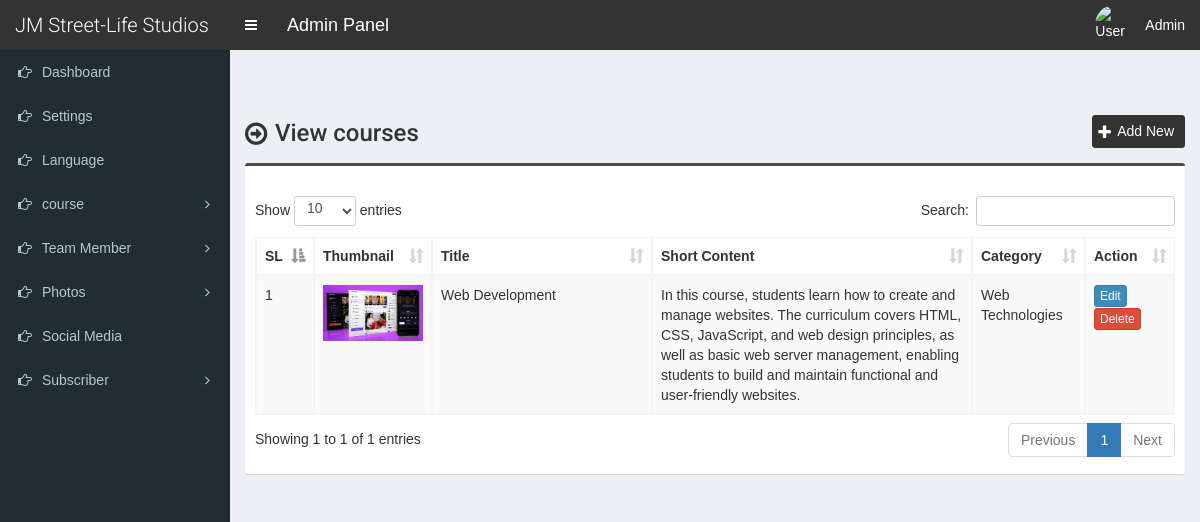
The page /admin/courses.php (signed in) on the database its author committed.
### tables this page shows
CREATE TABLE `tbl_settings` (
  `id` int(11) NOT NULL,
  `logo` varchar(255) NOT NULL,
  `favicon` varchar(255) NOT NULL,
  `footer_about` mediumtext NOT NULL,
  `footer_copyright` mediumtext NOT NULL,
  `contact_address` mediumtext NOT NULL,
  `contact_email` varchar(255) NOT NULL,
  `contact_phone` varchar(255) NOT NULL,
  `contact_fax` varchar(255) NOT NULL,
  `contact_map_iframe` mediumtext NOT NULL,
  `total_recent_news_footer` int(10) NOT NULL,
  `total_popular_news_footer` int(10) NOT NULL,
  `total_recent_news_sidebar` int(11) NOT NULL,
  `total_popular_news_sidebar` int(11) NOT NULL,
  `total_recent_news_home_page` int(11) NOT NULL,
  `meta_title_home` mediumtext NOT NULL,
  `meta_keyword_home` mediumtext NOT NULL,
  `meta_description_home` mediumtext NOT NULL,
  `home_title_service` varchar(255) NOT NULL,
  `home_subtitle_service` varchar(255) NOT NULL,
  `home_status_service` varchar(10) NOT NULL,
  `home_title_team_member` varchar(255) NOT NULL,
  `home_subtitle_team_member` varchar(255) NOT NULL,
  `home_status_team_member` varchar(10) NOT NULL,
  `home_title_testimonial` varchar(255) NOT NULL,
  `home_subtitle_testimonial` varchar(255) NOT NULL,
  `home_status_testimonial` varchar(10) NOT NULL,
  `home_photo_testimonial` varchar(255) NOT NULL,
  `home_title_news` varchar(255) NOT NULL,
  `home_subtitle_news` varchar(255) NOT NULL,
  `home_status_news` varchar(10) NOT NULL,
  `home_title_partner` varchar(255) NOT NULL,
  `home_subtitle_partner` varchar(255) NOT NULL,
  `home_status_partner` varchar(10) NOT NULL,
  `mod_rewrite` varchar(10) NOT NULL,
  `newsletter_title` varchar(255) NOT NULL,
  `newsletter_text` mediumtext NOT NULL,
  `newsletter_photo` varchar(255) NOT NULL,
  `newsletter_status` varchar(10) NOT NULL,
  `banner_search` varchar(255) NOT NULL,
  `banner_category` varchar(255) NOT NULL,
  `counter_1_title` varchar(255) NOT NULL,
  `counter_1_value` varchar(10) NOT NULL,
  `counter_2_title` varchar(255) NOT NULL,
  `counter_2_value` varchar(10) NOT NULL,
  `counter_3_title` varchar(255) NOT NULL,
  `counter_3_value` varchar(10) NOT NULL,
  `counter_4_title` varchar(255) NOT NULL,
  `counter_4_value` varchar(10) NOT NULL,
  `counter_photo` varchar(255) NOT NULL,
  `counter_status` varchar(10) NOT NULL,
  `color` varchar(10) NOT NULL,
  `preloader` varchar(3) NOT NULL,
  `active_editor` varchar(40) NOT NULL,
  `website_name` varchar(255) NOT NULL,
  `home_about_title` varchar(200) NOT NULL,
  `home_about_img` varchar(200) NOT NULL,
  `home_about_content` varchar(2000) NOT NULL
);

CREATE TABLE `tbl_courses` (
  `course_id` int(11) NOT NULL,
  `course_title` varchar(255) NOT NULL,
  `course_slug` varchar(255) NOT NULL,
  `course_content` mediumtext NOT NULL,
  `course_content_short` text NOT NULL,
  `course_date` varchar(255) NOT NULL,
  `photo` varchar(255) NOT NULL,
  `category_id` int(11) NOT NULL,
  `publisher` varchar(255) NOT NULL,
  `total_view` int(11) NOT NULL,
  `meta_title` varchar(255) NOT NULL,
  `meta_keyword` mediumtext NOT NULL,
  `meta_description` mediumtext NOT NULL
);

CREATE TABLE `tbl_category` (
  `category_id` int(11) NOT NULL,
  `category_name` varchar(255) NOT NULL,
  `category_slug` varchar(255) NOT NULL,
  `meta_title` varchar(255) NOT NULL,
  `meta_keyword` mediumtext NOT NULL,
  `meta_description` mediumtext NOT NULL
);

### admin/courses.php (the view, shortened to what this page needs)
<?php require_once('./inc/header.php'); ?>
<section class="content-header">
	<div class="content-header-left">
		<h1>View courses</h1>
	</div>
	<div class="content-header-right">
		<a href="course-add.php" class="btn btn-primary btn-sm">Add New</a>
	</div>
</section>
<section class="content">
	<div class="row">
		<div class="col-md-12">
			<div class="box box-info">
				<div class="box-body table-responsive">
					<table id="example1" class="table table-bordered table-striped">
						<thead>
							<tr>
								<th>SL</th>
								<th>Thumbnail</th>
								<th width="180">Title</th>
								<th width="280">Short Content</th>
								<th>Category</th>
								<th>Action</th>
							</tr>
						</thead>
						<tbody>
							<?php
							$i=0;
							$statement = $pdo->prepare("SELECT
														t1.course_id,
														t1.course_title,
														t1.course_content,
														t1.course_content_short,
														t1.photo,
														t1.category_id,
														t2.category_id,
														t2.category_name
							                           	FROM tbl_courses t1
							                           	JOIN tbl_category t2
							                           	ON t1.category_id = t2.category_id
							                           	ORDER BY t1.course_id DESC
							                           	");
							$statement->execute();
							$result = $statement->fetchAll(PDO::FETCH_ASSOC);
							foreach ($result as $row) {
								$i++;
								?>
								<tr>
									<td><?php echo $i; ?></td>
									<td>
										<?php
										if($row['photo'] == '')
										{
											echo '<img src="../assets/uploads/no-photo1.jpg" alt="" style="width:100px;">';
										}
										else
										{
											echo '<img src="../assets/uploads/'.$row['photo'].'" alt="'.$row['course_title'].'" style="width:100px;">';
										}
										?>
									</td>
									<td><?php echo $row['course_title']; ?></td>
									<td><?php echo $row['course_content_short']; ?></td>
									<td>
										<?php echo $row['category_name']; ?>
									</td>
									<td>
										<a href="course-edit.php?id=<?php echo $row['course_id']; ?>" class="btn btn-primary btn-xs">Edit</a>
										<a href="#" class="btn btn-danger btn-xs" data-href="course-delete.php?id=<?php echo $row['course_id']; ?>" data-toggle="modal" data-target="#confirm-delete">Delete</a>
									</td>
								</tr>
								<?php
							}
							?>
						</tbody>
					</table>
				</div>
			</div>
		</div>
	</div>
</section>
<?php require_once('./inc/footer.php'); ?>

### admin/inc/header.php (shortened to what this page needs)
<?php
include('./database/config.php');
$q = $pdo->prepare("SELECT * FROM tbl_settings WHERE id=?");
$q->execute([1]);
$res = $q->fetchAll();
foreach ($res as $row) {
	$active_editor = $row['active_editor'];
	$website_name = $row['website_name'];
}
?>
<!DOCTYPE html>
<html>
<head>
	<link rel="stylesheet" href="css/bootstrap.min.css">
	<link rel="stylesheet" href="css/font-awesome.min.css">
	<link rel="stylesheet" href="css/ionicons.min.css">
	<link rel="stylesheet" href="css/datepicker3.css">
	<link rel="stylesheet" href="css/all.css">
	<link rel="stylesheet" href="css/select2.min.css">
	<link rel="stylesheet" href="css/dataTables.bootstrap.css">
	<link rel="stylesheet" href="css/jquery.fancybox.css">
	<link rel="stylesheet" href="css/AdminLTE.min.css">
	<link rel="stylesheet" href="css/_all-skins.min.css">
	<link rel="stylesheet" href="css/on-off-switch.css">
	<link rel="stylesheet" href="css/sb-admin.css">
	<?php if($active_editor == 'Summernote'): ?>
	<link rel="stylesheet" href="css/summernote.css">
	<?php endif; ?>
	<link rel="stylesheet" href="css/style.css">
</head>
<body class="hold-transition fixed skin-blue sidebar-mini">
	<div class="wrapper">
		<header class="main-header">
			<a href="index.php" class="logo">
				<span class="logo-lg"><?php echo $website_name; ?></span>
			</a>
			<nav class="navbar navbar-static-top">
				<a href="#" class="sidebar-toggle" data-toggle="offcanvas" role="button">
				</a>
				<span style="float:left;line-height:50px;color:#fff;padding-left:15px;font-size:18px;">Admin Panel</span>
				<div class="navbar-custom-menu">
					<ul class="nav navbar-nav">
						<li class="dropdown user user-menu">
							<a href="#" class="dropdown-toggle" data-toggle="dropdown">
								<img src="../assets/uploads/<?php echo $_SESSION['user']['photo']; ?>" class="user-image" alt="User Image">
								<span class="hidden-xs"><?php echo 'Admin'; ?></span>
							</a>
						</li>
					</ul>
				</div>
			</nav>
		</header>
  		<?php $cur_page = substr($_SERVER["SCRIPT_NAME"],strrpos($_SERVER["SCRIPT_NAME"],"/")+1); ?>
  		<aside class="main-sidebar">
    		<section class="sidebar">
      			<ul class="sidebar-menu">
			        <li class="treeview <?php if($cur_page == 'index.php') {echo 'active';} ?>">
			          <a href="index.php">
			            <i class="fa fa-hand-o-right"></i> <span>Dashboard</span>
			          </a>
			        </li>
			        <li class="treeview <?php if( ($cur_page == 'settings.php') ) {echo 'active';} ?>">
			          <a href="settings.php">
			            <i class="fa fa-hand-o-right"></i> <span>Settings</span>
			          </a>
			        </li>
			        <li class="treeview <?php if( ($cur_page == 'language.php') ) {echo 'active';} ?>">
			          <a href="language.php">
			            <i class="fa fa-hand-o-right"></i> <span>Language</span>
			          </a>
			        </li>
					<li class="treeview <?php if( ($cur_page == 'category-add.php')||($cur_page == 'category.php')||($cur_page == 'category-edit.php') || ($cur_page == 'course-add.php')||($cur_page == 'course.php')||($cur_page == 'course-edit.php') || ($cur_page == 'comment.php') ) {echo 'active';} ?>">
						<a href="#">
							<i class="fa fa-hand-o-right"></i>
							<span>course</span>
							<span class="pull-right-container">
								<i class="fa fa-angle-left pull-right"></i>
							</span>
						</a>
					</li>
					<li class="treeview <?php if( ($cur_page == 'designation-add.php')||($cur_page == 'designation.php')||($cur_page == 'designation-edit.php') || ($cur_page == 'team-member-add.php')||($cur_page == 'team-member.php')||($cur_page == 'team-member-edit.php') ) {echo 'active';} ?>">
						<a href="#">
							<i class="fa fa-hand-o-right"></i>
							<span>Team Member</span>
							<span class="pull-right-container">
								<i class="fa fa-angle-left pull-right"></i>
							</span>
						</a>
					</li>
			        <li class="treeview <?php if( ($cur_page == 'photo-category-add.php')||($cur_page == 'photo-category.php')||($cur_page == 'photo-category-edit.php') || ($cur_page == 'photo-add.php')||($cur_page == 'photo.php')||($cur_page == 'photo-edit.php') || ($cur_page == 'video-category-add.php')||($cur_page == 'video-category.php')||($cur_page == 'video-category-edit.php') || ($cur_page == 'video-add.php')||($cur_page == 'video.php')||($cur_page == 'video-edit.php') ) {echo 'active';} ?>">
						<a href="#">
							<i class="fa fa-hand-o-right"></i>
							<span>Photos</span>
							<span class="pull-right-container">
								<i class="fa fa-angle-left pull-right"></i>
							</span>
						</a>
					</li>
			        <li class="treeview <?php if( ($cur_page == 'social-media.php') ) {echo 'active';} ?>">
			          <a href="social-media.php">
			            <i class="fa fa-hand-o-right"></i> <span>Social Media</span>
			          </a>
			        </li>
			        <li class="treeview <?php if( ($cur_page == 'subscriber.php')||($cur_page == 'subscriber-email.php') ) {echo 'active';} ?>">
						<a href="#">
							<i class="fa fa-hand-o-right"></i>
							<span>Subscriber</span>
							<span class="pull-right-container">
								<i class="fa fa-angle-left pull-right"></i>
							</span>
						</a>
					</li>
      			</ul>
    		</section>
  		</aside>
  		<div class="content-wrapper">

### admin/inc/footer.php (shortened to what this page needs)
		</div>
	</div>
</body>
</html>

### admin/css/sb-admin.css (style rules this page uses)
body { margin-top: 50px; }

### admin/css/style.css (style rules this page uses)
body { font-size: 14px; height: 100%; background-color: #F7F7F7; font-family: var(--source-sans); }
.navbar-nav>.user-menu .user-image { width: 40px; height: 40px; margin-top: -10px; }
.content-header>h1, .content-header .content-header-left h1 { font-family: 'Roboto', sans-serif; }
.main-header .logo { text-align: left; }
.main-header .logo .logo-lg { font-family: 'Roboto', sans-serif; }
.box-info { padding-top: 20px; }
.sidebar-menu li>a>.pull-right-container>.fa-angle-left:before { content: "\f105"; }
.content-header { overflow: hidden; }
.content-header .content-header-left { float: left; padding-top: 5px; }
.content-header .content-header-right { float: right; }
.content-header .content-header-left h1 { margin-top: 0; margin-bottom: 0; padding-left: 30px; font-size: 24px; position: relative; }
.content-header .content-header-left h1:before { position: absolute; top: 0; left: 0; font-family: 'FontAwesome', sans-serif; font-size: 26px; content: '\f18e'; }
.content-header .content-header-right a { position: relative; padding-left: 24px; font-size: 14px; }
.content-header .content-header-right a:before { position: absolute; top: 4px; left: 5px; font-family: 'FontAwesome', sans-serif; font-size: 16px; content: '\f067'; }
.skin-blue .main-header .logo, .skin-blue .main-header .logo:hover, .skin-blue .main-header .navbar, .skin-blue .main-header .navbar .sidebar-toggle:hover { background-color: #333333; }
.box.box-info { border-top-color: #4c4c4c; }
.content-header .content-header-right a { background-color: #333333; border-color: #333333; }

### rows shown on the page
tbl_settings: website_name "JM Street-Life Studios"
tbl_courses: photo (picture), course_title "Web Development", course_content_short "In this course, students learn how to create and manage websites. The curriculum covers HTML, CSS, JavaScript, and web design principles, as well as basic web server management, enabling students to build and maintain functional and user-friendly websites.", category.category_name "Web Technologies"
